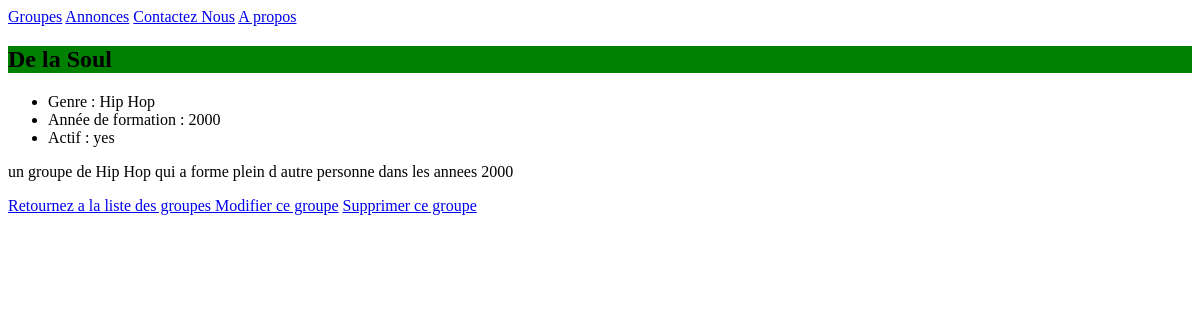
Page /bands/1/ on the committed database.
### listings/models.py (models this page shows, shortened)
class Band(models.Model):
    class Genre(models.TextChoices):
        HIP_HOP = 'HH'
        SYNTH_POP = 'SP'
        ALTERNATIVE_ROCK = 'AR'
    name = models.CharField(max_length=100)
    genre = models.CharField(choices=Genre.choices, max_length=5)
    biography = models.CharField(max_length=1000)
    year_formed = models.IntegerField(
        validators=[MinValueValidator(1900), MaxValueValidator(2100)]
    )
    active = models.BooleanField(default=True)
    official_homepage = models.URLField(null=True, blank=True)

### listings/views.py (the view)
# urls.py: path('bands/<int:band_id>/', views.band_detail, name='band_detail'),
def band_detail(request, band_id):
    band = Band.objects.get(id=band_id)
    return render(request, 'listings/band_details.html', {'band': band})

### listings/templates/listings/band_details.html (shortened to what this page needs)
{% extends 'listings/base.html' %}
{% block content %}
    <h2>{{ band.name }}</h2>
    <ul>
        <li>Genre : {{ band.get_genre_display }}</li>
        <li>Année de formation : {{ band.year_formed }}</li>
        <li>Actif : {{ band.active|yesno }}</li>
    </ul>
    <p>{{ band.biography }}</p>
    <p>
        <a href="{% url 'band_list' %}">Retournez a la liste des groupes </a>
        <a href="{% url 'band_update' band.id %}">Modifier ce groupe</a>
        <a href="{% url 'band_delete' band.id %}">Supprimer ce groupe</a>
    </p>
{% endblock %}

### listings/static/listings/listings.css (style rules this page uses)
h1, h2 { background-color: green; }

### rows in the picture
Band: name "De la Soul", genre "Hip Hop", year_formed "2000", active "yes", biography "un groupe de Hip Hop qui a forme plein d autre personne dans les annees 2000"
